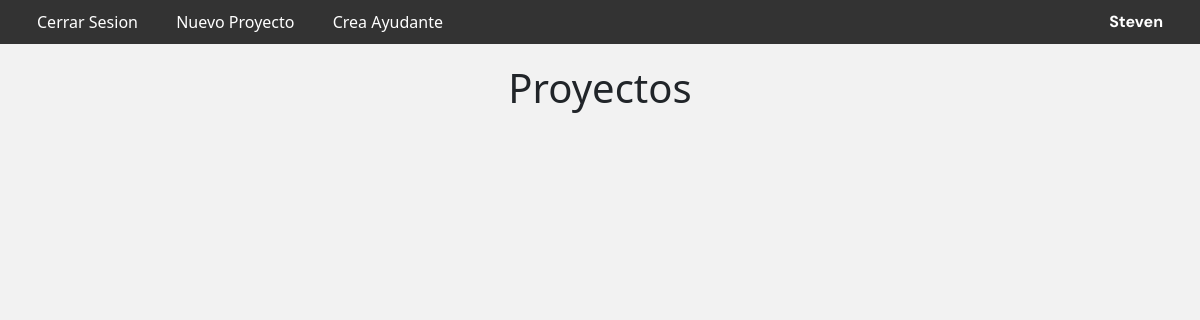
The app's page / (signed in), older data.
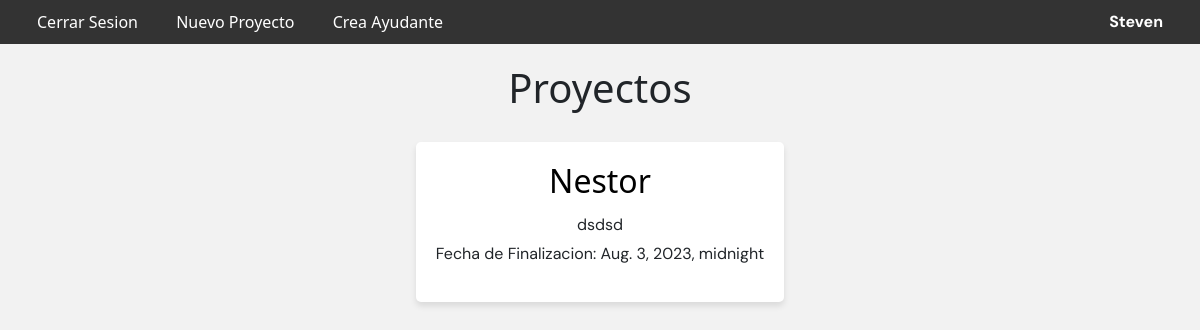
The same page, newer data.
### home/models.py (models this page shows, shortened)
class MyUser(AbstractBaseUser, PermissionsMixin):
    username = models.CharField(max_length=255, unique=True)
    email = models.EmailField(unique=True)
    is_admin = models.BooleanField(default=False)
    is_staff = models.BooleanField(default=False)
    is_project_manager = models.BooleanField(default=False)
    manager = models.CharField(max_length=255, blank=True, null=True)
    objects = MyUserManager()
    USERNAME_FIELD = "email"
    REQUIRED_FIELDS = ["username"]
    class Meta:
        permissions = [
            ("can_create_users", "Can create new users"),
        ]

class Project(models.Model):
    author = models.ForeignKey(User, on_delete=models.CASCADE, default=None)
    name = models.CharField(max_length=100)
    description = models.TextField()
    due_date = models.DateTimeField()

### home/views.py (the view, shortened to what this page needs)
# urls.py: 2. Add a URL to urlpatterns:  path('', views.home, name='home')
def home(request):
    context = {}
    user = request.user
    if user.is_authenticated:
        if user.is_project_manager:
            projects = (
                Project.objects.filter(author=user)
                .prefetch_related("step_set")
                .order_by("-id")  # Reverse order by project ID
                .all()
            )
        context["projects"] = projects
        context["user"] = user
        return render(request, "home.html", context=context)
    else:
        return redirect("login")

### home/templates/home.html (shortened to what this page needs)
{% extends 'base.html' %}
{% block content %}
<div class="navbar">
    <div>
        {% if user.is_authenticated %}
            <a href="/logout/">Cerrar Sesion</a>
            {% if user.is_project_manager %}
            <a href="/create/">Nuevo Proyecto</a>
            <a href="/create_users/">Crea Ayudante</a>
            {% endif %}
        {% else %}
            <a href="/login/">Inicia Sesion</a>
        {% endif %}
    </div>
    <p><a href="/">{{ user.username }}</a></p>
</div>
<div class="container">
    <h1>Proyectos</h1>
    {% for project in projects %}
        <div class="projects-container">
            <div class="popup" data-projectId="{{ project.id }}" data-project-length="{{ project.step_set.all|length }}">
                <h2><a href="{% url 'project_details' project.id %}">{{ project.name }}</a></h2>
            </div>
            <p>{{ project.description }}</p>
            <p>Fecha de Finalizacion: {{ project.due_date }}</p>
        </div>
    {% endfor %}
</div>
{% endblock %}

### home/templates/base.html (shortened to what this page needs)
<!DOCTYPE html>
<html>
<head>
    <link rel="preload" href="https://cdn.jsdelivr.net/npm/bootstrap@5.3.0/dist/css/bootstrap.min.css" as="style" onload="this.onload=null;this.rel='stylesheet'">
    <link rel="stylesheet" href="https://cdn.jsdelivr.net/npm/bootstrap-icons@1.10.5/font/bootstrap-icons.css">
    <link rel="stylesheet" href="https://code.jquery.com/ui/1.12.1/themes/base/jquery-ui.css">
</head>
<body>
    {% block content %}{% endblock %}
</body>
</html>

### home/templates/base.html (style rules this page uses)
p { font-family: 'DM Sans', sans-serif; }

### home/templates/home.html (style rules this page uses)
body { background-color: #f2f2f2; margin: 0; padding: 0; }
.navbar { background-color: #333; display: flex; justify-content: space-between; padding: 10px 20px; align-items: center; }
.navbar a { color: white; text-decoration: none; margin: 0 5px; padding: 8px 12px; border-radius: 5px; }
.navbar p { color: white; margin: 0; font-weight: bold; }
.container { display: flex; flex-direction: column; align-items: center; justify-content: center; padding: 10px; }
.container h1 { margin: 10px 0; font-size: 40px; }
.projects-container { background-color: white; border-radius: 5px; padding: 20px; margin: 20px; text-align: center; max-width: 600px; box-shadow: 0 4px 6px rgba(0, 0, 0, 0.1); }
.projects-container h2 a { color: black; text-decoration: none; }
.projects-container p { margin: 5px 0; }
.popup { position: relative; display: inline-block; cursor: pointer; }

Row changes from the older to the newer data that the page shows:
added Project: name "Nestor", description "dsdsd", due_date "Aug. 3, 2023, midnight"
